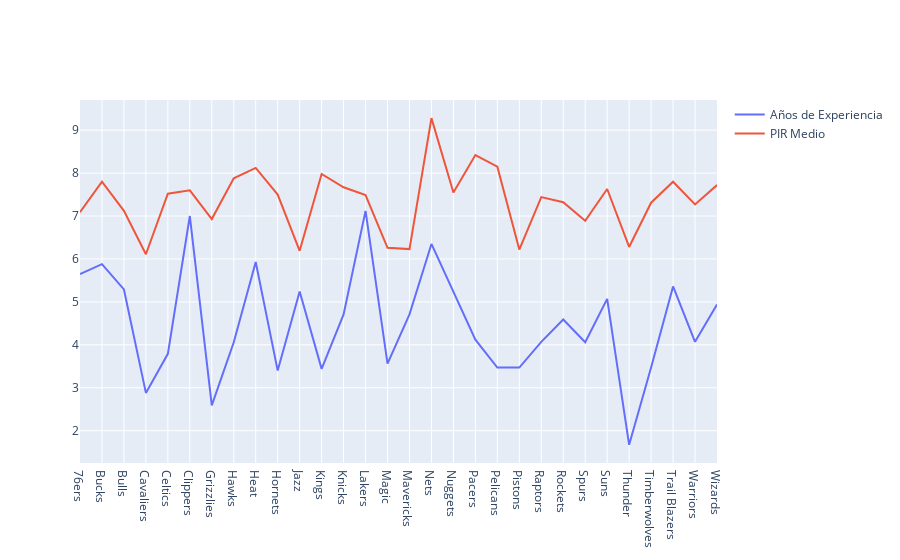

Notebook cell for this chart:
### Code cell
# Visualización - Temporada 2020-2021

import plotly.graph_objects as go

fig = go.Figure()

fig.add_trace(go.Scatter(x = teams_2020['nombre_equipo'], y = teams_2020.anios_experiencia,
                    mode = 'lines',
                    name = 'Años de Experiencia'))

fig.add_trace(go.Scatter(x = teams_2020['nombre_equipo'], y = teams_2020.pir_medio_total,
                    mode = 'lines',
                    name = 'PIR Medio'))
fig.show()

### Figure 1 — Plotly figure (JSON) as saved in the notebook; plotly's stock layout.template omitted (floating-point values rounded to 4 significant figures)
{"data": [{"mode": "lines", "name": "Años de Experiencia", "type": "scatter", "x": ["76ers", "Bucks", "Bulls", "Cavaliers", "Celtics", "Clippers", "Grizzlies", "Hawks", "Heat", "Hornets", "Jazz", "Kings", "Knicks", "Lakers", "Magic", "Mavericks", "Nets", "Nuggets", "Pacers", "Pelicans", "Pistons", "Raptors", "Rockets", "Spurs", "Suns", "Thunder", "Timberwolves", "Trail Blazers", "Warriors", "Wizards"], "y": [5.65, 5.88, 5.29, 2.88, 3.79, 7, 2.59, 4.06, 5.93, 3.4, 5.24, 3.44, 4.71, 7.12, 3.56, 4.71, 6.35, 5.24, 4.12, 3.47, 3.47, 4.07, 4.59, 4.06, 5.07, 1.67, 3.47, 5.36, 4.07, 4.94]}, {"mode": "lines", "name": "PIR Medio", "type": "scatter", "x": ["76ers", "Bucks", "Bulls", "Cavaliers", "Celtics", "Clippers", "Grizzlies", "Hawks", "Heat", "Hornets", "Jazz", "Kings", "Knicks", "Lakers", "Magic", "Mavericks", "Nets", "Nuggets", "Pacers", "Pelicans", "Pistons", "Raptors", "Rockets", "Spurs", "Suns", "Thunder", "Timberwolves", "Trail Blazers", "Warriors", "Wizards"], "y": [7.09, 7.8, 7.12, 6.11, 7.52, 7.6, 6.93, 7.88, 8.12, 7.5, 6.19, 7.98, 7.67, 7.49, 6.26, 6.23, 9.28, 7.55, 8.42, 8.15, 6.22, 7.44, 7.32, 6.89, 7.63, 6.28, 7.31, 7.8, 7.27, 7.72]}], "layout": {}}
